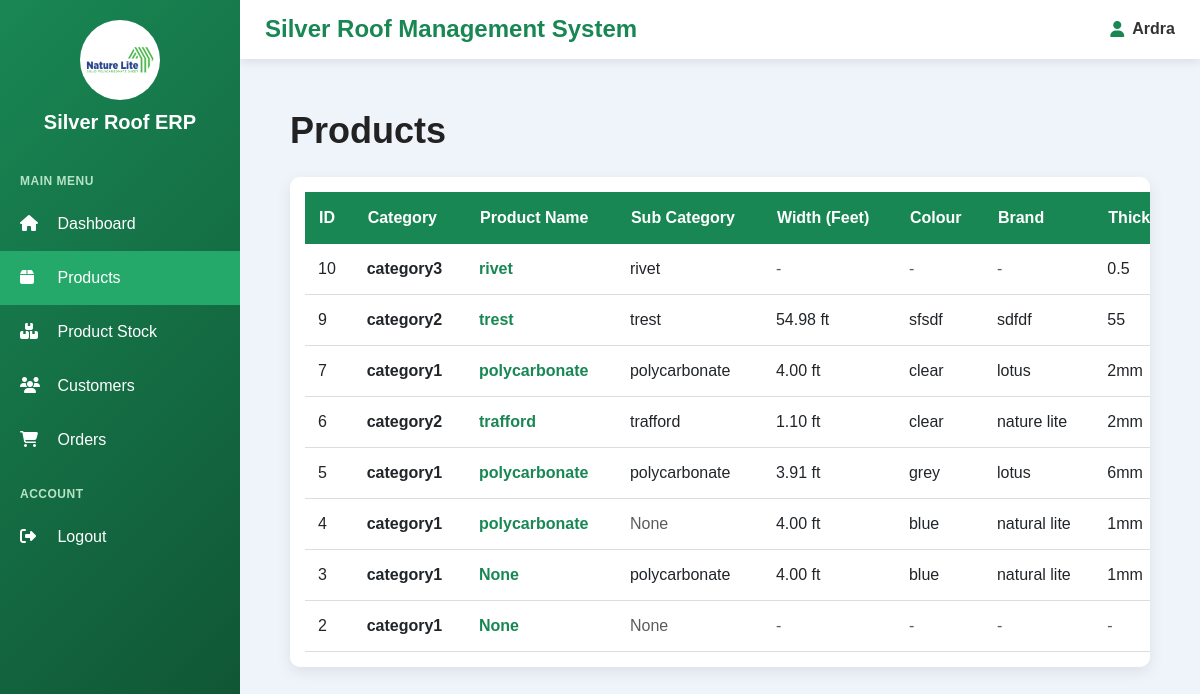
/products/ (signed in), run on an earlier commit of the app's database.
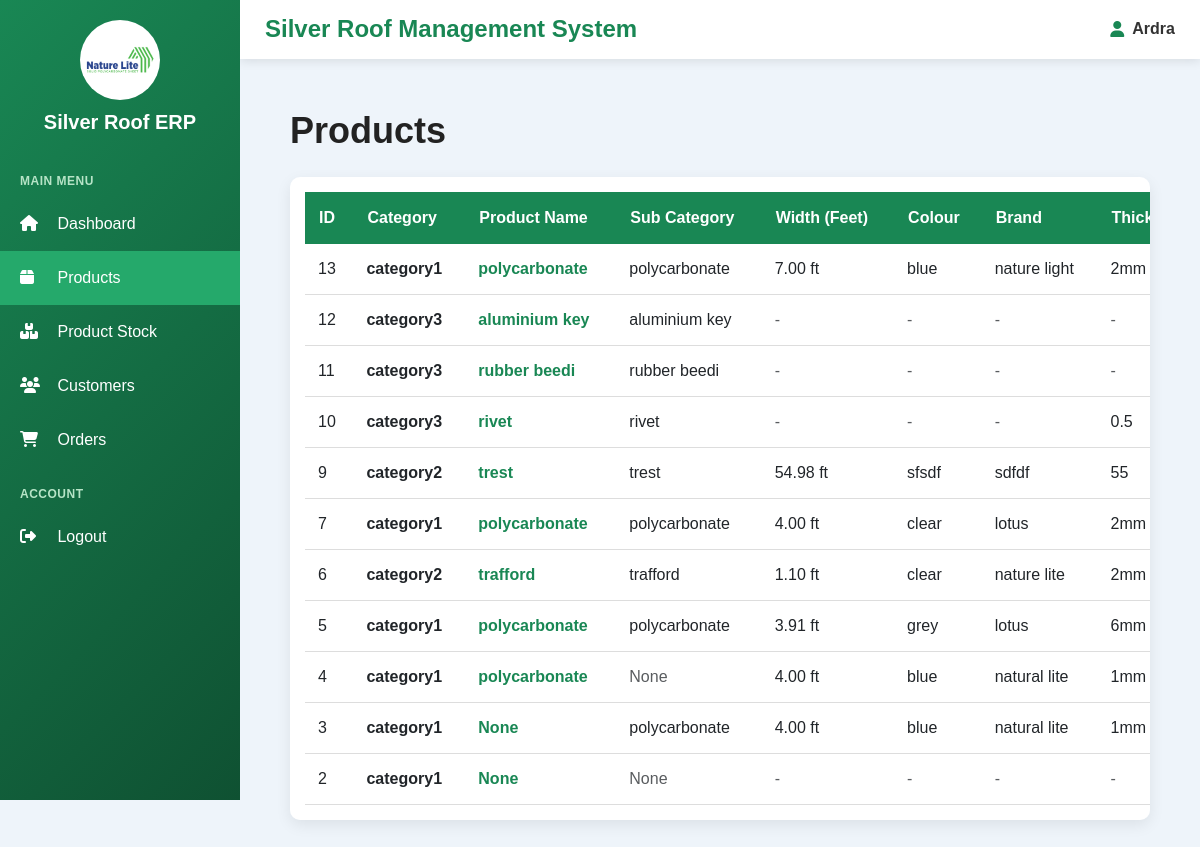
And on a later commit of the database.
### products/models.py (models this page shows, shortened)
class Product(models.Model):
    category = models.ForeignKey(
        Category,
        on_delete=models.CASCADE,
        related_name="products"
    )
    product_name = models.CharField(
        max_length=150,
        blank=True,
        null=True
    )
    subcategory = models.ForeignKey(
        SubCategory,
        on_delete=models.SET_NULL,
        related_name="products",
        blank=True,
        null=True
    )
    subcategory_text = models.CharField(
        max_length=100,
        blank=True,
        null=True
    )
    width = models.CharField(
        max_length=100,
        blank=True,
        null=True
    )
    brand = models.ForeignKey(
        Brand,
        on_delete=models.SET_NULL,
        related_name="products",
        blank=True,
        null=True
    )
    thickness = models.ForeignKey(
        Thickness,
        on_delete=models.SET_NULL,
        related_name="products",
        blank=True,
        null=True
    )
    colour = models.ForeignKey(
        Colour,
        on_delete=models.SET_NULL,
        related_name="products",
        blank=True,
        null=True
    )
    design = models.ForeignKey(
        Design,
        on_delete=models.SET_NULL,
        related_name="products",
        blank=True,
        null=True
    )
    width_ft = models.DecimalField(
        max_digits=8,
        decimal_places=2,
        default=0,
        blank=True,
        null=True
    )
    core_number = models.CharField(
        max_length=100,
        blank=True,
        null=True
    )
    sqt_rate = models.DecimalField(
        max_digits=10,
        decimal_places=2,
        default=0,
        blank=True,
        null=True
    )
    size = models.CharField(
        max_length=100,
        blank=True,
        null=True
    )
    nos = models.PositiveIntegerField(
        blank=True,
        null=True,
        default=0
    )

class Category(models.Model):
    name = models.CharField(
        max_length=100
    )

class Thickness(models.Model):
    name = models.CharField(
        max_length=50
    )

class Colour(models.Model):
    name = models.CharField(
        max_length=50
    )

class Brand(models.Model):
    name = models.CharField(
        max_length=100
    )

### products/views.py (the view)
@login_required
def product_list(request):
    products = (
        Product.objects
        .select_related(
            "category",
            "subcategory",
            "brand",
            "thickness",
            "colour",
            "design",
        )
        .all()
        .order_by("-id")
    )
    return render(
        request,
        "products/product_list.html",
        {
            "products": products
        }
    )

### products/templates/products/product_list.html (shortened to what this page needs)
{% extends 'base.html' %}
{% block content %}
<div class="products-container">
    <div class="page-header">
        <h1>
            Products
        </h1>
    </div>
    <div class="table-card">
        <table>
            <thead>
                <tr>
                    <th>ID</th>
                    <th>Category</th>
                    <th>Product Name</th>
                    <th>Sub Category</th>
                    <th>Width (Feet)</th>
                    <th>Colour</th>
                    <th>Brand</th>
                    <th>Thickness</th>
                </tr>
            </thead>
            <tbody>
                {% for product in products %}
                <tr
                >
                    <td>
                        {{ product.id }}
                    </td>
                    <td>
                        <strong>
                            {{ product.category.name }}
                        </strong>
                    </td>
                    <td>
                        <span class="product-name">
                            {{ product.product_name }}
                        </span>
                    </td>
                    <td>
                        {% if product.subcategory_text %}
                            {{ product.subcategory_text }}
                        {% elif product.subcategory %}
                            {{ product.subcategory.name }}
                        {% else %}
                            <span class="text-muted">
                                None
                            </span>
                        {% endif %}
                    </td>
                    <td>
                        {% if product.category.name|lower == "category 3" %}
                            <span class="text-muted">
                                -
                            </span>
                        {% elif product.width_ft %}
                            {{ product.width_ft }} ft
                        {% else %}
                            <span class="text-muted">
                                -
                            </span>
                        {% endif %}
                    </td>
                    <td>
                        {% if product.category.name|lower == "category 3" %}
                            <span class="text-muted">
                                -
                            </span>
                        {% elif product.colour %}
                            {{ product.colour.name }}
                        {% else %}
                            <span class="text-muted">
                                -
                            </span>
                        {% endif %}
                    </td>
                    <td>
                        {% if product.category.name|lower == "category 3" %}
                            <span class="text-muted">
                                -
                            </span>
                        {% elif product.brand %}
                            {{ product.brand.name }}
                        {% else %}
                            <span class="text-muted">
                                -
                            </span>
                        {% endif %}
                    </td>
                    <td>
                        {% if product.thickness %}
                            {{ product.thickness.name }}
                        {% else %}
                            <span class="text-muted">
                                -
                            </span>
                        {% endif %}
                    </td>
                </tr>
                {% endfor %}
            </tbody>
        </table>
    </div>
</div>
{% endblock %}

### templates/base.html (shortened to what this page needs)
{% load static %}
<!DOCTYPE html>
<html lang="en">
<head>
    <link
        href="https://cdn.jsdelivr.net/npm/bootstrap@5.3.3/dist/css/bootstrap.min.css"
        rel="stylesheet"
    >
    <link
        rel="stylesheet"
        href="https://cdnjs.cloudflare.com/ajax/libs/font-awesome/6.7.2/css/all.min.css"
    >
</head>
<body class="{% if not request.user.is_superuser %}non-superuser-theme{% endif %}">
<div class="sidebar">
    <div class="logo">
        <img
            src="{% static 'images/logo.png' %}"
            alt="Silver Roof Logo"
        >
        <h4>
            Silver Roof ERP
        </h4>
    </div>
    <div class="sidebar-section">
        Main Menu
    </div>
    {% if request.user.is_superuser %}
        <a
            href="{% url 'admin_dashboard' %}"
            class="{% if request.resolver_match.url_name == 'admin_dashboard' %}active{% endif %}"
        >
            <i class="fa fa-house"></i>
            Dashboard
        </a>
    {% else %}
        <a
            href="{% url 'sales_dashboard' %}"
            class="{% if request.resolver_match.url_name == 'sales_dashboard' %}active{% endif %}"
        >
            <i class="fa fa-house"></i>
            Dashboard
        </a>
    {% endif %}
    <a
        href="{% url 'product_list' %}"
        class="{% if request.resolver_match.url_name == 'product_list' or request.resolver_match.url_name == 'add_product' or request.resolver_match.url_name == 'edit_product' %}active{% endif %}"
    >
        <i class="fa fa-box"></i>
        Products
    </a>
    <a
        href="{% url 'stock_list' %}"
        class=""
    >
        <i class="fa fa-boxes-stacked"></i>
        Product Stock
    </a>
    <a
        href="{% url 'customer_list' %}"
        class="{% if request.resolver_match.url_name == 'customer_list' %}active{% endif %}"
    >
        <i class="fa fa-users"></i>
        Customers
    </a>
    <a
        href="{% url 'order_list' %}"
        class="{% if request.resolver_match.url_name == 'order_list' or request.resolver_match.url_name == 'add_order' or request.resolver_match.url_name == 'edit_order' %}active{% endif %}"
    >
        <i class="fa fa-cart-shopping"></i>
        {% if request.user.is_superuser %}
            Product Order Details
        {% else %}
            Orders
        {% endif %}
    </a>
    <div class="sidebar-section">
        Account
    </div>
    <a href="{% url 'logout' %}">
        <i class="fa fa-right-from-bracket"></i>
        Logout
    </a>
</div>
<div class="main">
    <div class="topbar">
        <h4>
            Silver Roof Management System
        </h4>
        <div class="topbar-user">
            {% if request.user.is_superuser %}
                <i class="fa-solid fa-user-shield"></i>
                <strong>
                    Admin
                </strong>
            {% else %}
                <i class="fa-solid fa-user"></i>
                <strong>
                    {{ request.user.username }}
                </strong>
            {% endif %}
        </div>
    </div>
    <div class="content">
        {% block content %}
        {% endblock %}
    </div>
</div>
</body>
</html>

### templates/base.html (style rules this page uses)
* { box-sizing: border-box; }
body { margin: 0; font-family: Arial, sans-serif; background: #f4f6f9; }
.sidebar { width: 240px; height: 100vh; position: fixed; left: 0; top: 0; background: #0B2D52; overflow-y: auto; z-index: 1000; }
.logo { text-align: center; padding: 20px; color: white; }
.logo img { width: 80px; height: 80px; border-radius: 50%; background: white; padding: 5px; object-fit: contain; }
.logo h4 { margin-top: 10px; margin-bottom: 0; font-size: 20px; font-weight: 600; }
.sidebar a { display: block; color: white; padding: 15px 20px; text-decoration: none; font-size: 16px; transition: 0.2s; }
.sidebar a.active { background: #1565c0; color: white; }
.sidebar a i { width: 25px; margin-right: 8px; }
.sidebar-section { color: #9fc5e8; font-size: 12px; font-weight: bold; text-transform: uppercase; padding: 18px 20px 7px; letter-spacing: 0.5px; }
.main { margin-left: 240px; min-height: 100vh; }
.topbar { background: white; padding: 15px 25px; display: flex; justify-content: space-between; align-items: center; box-shadow: 0 2px 10px rgba(0, 0, 0, 0.1); position: sticky; top: 0; z-index: 900; }
.topbar h4 { margin: 0; color: #0B2D52; font-weight: 600; }
.topbar-user { display: flex; align-items: center; gap: 8px; color: #333; }
.topbar-user i { color: #0B2D52; }
.topbar-user strong { color: #333; }
.content { padding: 25px; }
body.non-superuser-theme { background: #eef4fa; }
body.non-superuser-theme .sidebar { background: linear-gradient(135deg, #198754, #0f5132); }
body.non-superuser-theme .sidebar a:hover, body.non-superuser-theme .sidebar a.active { background: #25a96b; color: white; }
body.non-superuser-theme .sidebar-section { color: #b7e4c7; }
body.non-superuser-theme .topbar h4, body.non-superuser-theme .topbar-user i { color: #198754; }
body.non-superuser-theme .orders-title, body.non-superuser-theme .product-name, body.non-superuser-theme .amount { color: #172b45; }

### products/templates/products/product_list.html (style rules this page uses)
body.non-superuser-theme { background: #eef4fa; }
body.non-superuser-theme th { background: #198754; }
body.non-superuser-theme .product-name { color: #198754; }
body { background: #f4f6f9; }
.products-container { padding: 25px; }
.page-header { display: flex; justify-content: space-between; align-items: center; margin-bottom: 25px; }
.page-header h1 { font-size: 36px; margin: 0; color: #222; font-weight: 600; }
.table-card { background: white; border-radius: 10px; padding: 15px; box-shadow: 0 5px 15px rgba(0, 0, 0, 0.08); overflow-x: auto; }
table { width: 100%; border-collapse: collapse; min-width: 1500px; }
th { background: #0b2d52; color: white; padding: 14px; text-align: left; white-space: nowrap; font-weight: 600; }
td { padding: 13px; border-bottom: 1px solid #ddd; vertical-align: middle; white-space: nowrap; }
.product-name { font-weight: 600; color: #0b2d52; }

What changed in the data, as far as the page shows it:
added Product: id "13", category.name "category1", product_name "polycarbonate", subcategory_text "polycarbonate", width_ft "7.00", colour.name "blue", brand.name "nature light", thickness.name "2mm"
added Product: id "12", category.name "category3", product_name "aluminium key", subcategory_text "aluminium key"
added Product: id "11", category.name "category3", product_name "rubber beedi", subcategory_text "rubber beedi"
